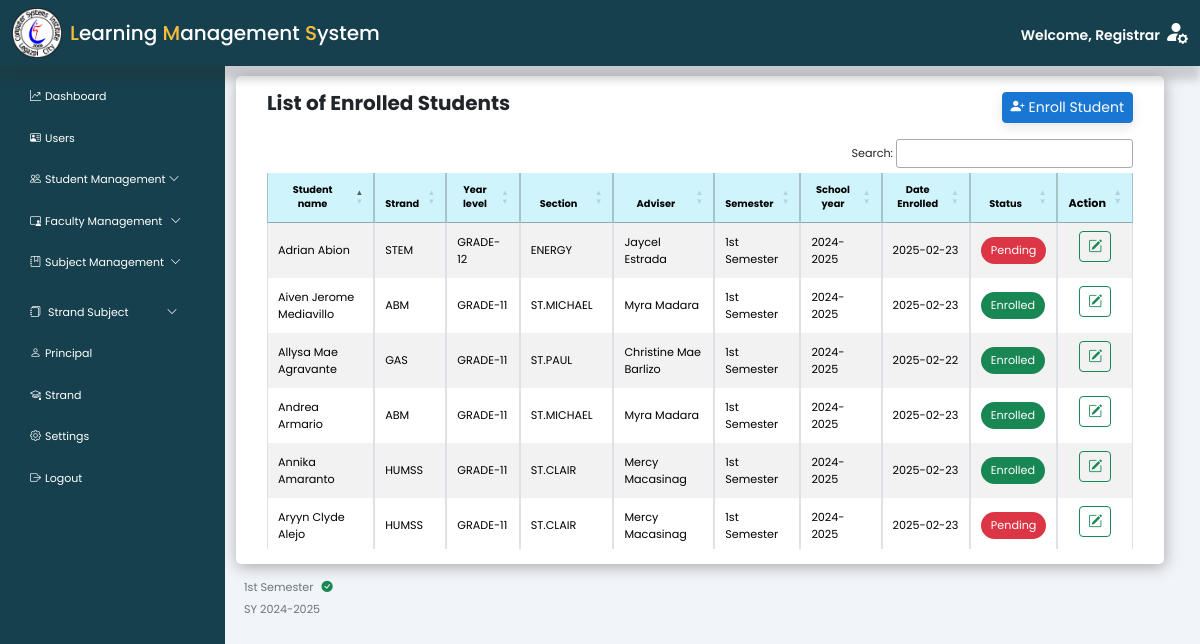
Page /admin/index.php?page=enrolled (signed in) on the committed database.
### tables this page shows
CREATE TABLE `enroll` (
  `stu_lrn` varchar(12) NOT NULL COMMENT 'STUDENT LRN',
  `section_code` varchar(50) NOT NULL COMMENT 'SECTION NAME',
  `semester` varchar(50) NOT NULL COMMENT 'set semester',
  `school_year` varchar(30) NOT NULL COMMENT 'set school year',
  `date_enroll` date DEFAULT NULL,
  `enroll_status` varchar(30) NOT NULL,
  `current_school` varchar(70) NOT NULL,
  `school_id` mediumint UNSIGNED DEFAULT NULL,
  `school_address` varchar(100) NOT NULL,
  `school_type` varchar(30) NOT NULL,
  `requirements_submit` varchar(100) DEFAULT NULL
);

CREATE TABLE `strand` (
  `strand_code` varchar(50) NOT NULL,
  `strand_name` varchar(30) DEFAULT NULL,
  `strand_desc` varchar(100) DEFAULT NULL
);

CREATE TABLE `section` (
  `section_code` varchar(50) NOT NULL,
  `strand_code` varchar(50) DEFAULT NULL,
  `grade_lvl` varchar(30) NOT NULL,
  `section_name` varchar(20) NOT NULL,
  `school_year` varchar(10) NOT NULL,
  `teacher_id` varchar(50) NOT NULL,
  `date_created` date NOT NULL
);

### admin/includes/forms/enrollmentform.php (called while the page is built, shortened)
<?php
$mySQLFunction->connection();
$activeSchoolYears = $mySQLFunction->checkSyStatus('sy');
$activeSem = $mySQLFunction->checkSemStatus('semester');
?>

### includes/dbh-inc.php (called while the page is built)
<?php
include "function.php";
$mySQLFunction = new myDataBase(
    "jsftj8ez0cevjz8v.cbetxkdyhwsb.us-east-1.rds.amazonaws.com",
    "dui2ff3pt215060n",
    "y45buvc5ksp80l01",
    "rw73o3ap7n2qe5xr"
);

### includes/function.php (called while the page is built, shortened)
<?php
class myDataBase
{
    private $hostname;
    private $username;
    private $password;
    private $database;
    public $con;
    public function __construct($hostname, $username, $password, $database)
    {
        $this->hostname = $hostname;
        $this->username = $username;
        $this->password = $password;
        $this->database = $database;
    }
    public function connection()
    {
        try {
            if (!$this->con) {
                $this->con = mysqli_connect($this->hostname, $this->username, $this->password, $this->database);
                if ($this->con) {
                    return true;
                } else {
                    return false;
                }
            } else {
                return true;
            }
        } catch (mysqli_sql_exception $e) {
            echo $e;
        }
    }
    public function disconnect()
    {
        if ($this->con) {
            if (mysqli_close($this->con)) {
                $this->con = false;
                return true;
            } else {
                return false;
            }
        } else {
            return true;
        }
    }
    public function checkSyStatus($table)
    {
        $sql = "SELECT `school_year`
                FROM `$table`
                WHERE `status` = 'Active'";
        $result = $this->con->query($sql);
        if ($result->num_rows > 0) {
            $activeSchoolYear = [];
            while ($row = $result->fetch_assoc()) {
                $activeSchoolYear[] = $row['school_year'];
            }
            return $activeSchoolYear;
        } else {
            return [];
        }
    }
    public function checkSemStatus($table)
    {
        $semesters = [];
        $sql = "SELECT `semester_name`
                FROM `$table`
                WHERE `status` = 'Active'";
        $result = $this->con->query($sql);
        if ($result && $result->num_rows > 0) {
            while ($row = $result->fetch_assoc()) {
                $semesters[] = $row['semester_name'];
            }
            return $semesters;
        } else {
            return [];
        }
    }
    public function getEnroll($row = null, $value = null)
    {
        $activeSemesters = $this->checkSemStatus('semester');
        $activeSemesterCondition = "enroll.semester IN ('" . implode("','", $activeSemesters) . "')";
        if ($row != null && $value != null) {
            $sql = "SELECT
             `enroll`.`stu_lrn`,
             `student`.`stu_address`,
             `student`.`stu_contact`,
             `student`.`stu_gender`,
             `student`.`stu_email`,
             `student`.`stu_pob`,
             `student`.`stu_dob`,
             `student`.`father_name`,
             `student`.`mother_name`,
             `student`.`parent_contact`,
             CONCAT(`student`.`stu_fname`, ' ', `student`.`stu_lname`) AS student,
             `enroll`.`section_code`,
             `section`.`section_code`,
             `section`.`strand_code`,
             `strand`.`strand_name`,
             `strand`.`strand_desc`,   -- Fetching the strand_name from the strand table
             `section`.`section_name`,
             `section`.`grade_lvl`,
             `section`.`teacher_id`,
             CONCAT(`teacher`.`teacher_fname`, ' ', `teacher`.`teacher_lname`) AS adviser,
             `enroll`.`semester` AS enroll_semester,
             `enroll`.`school_year` AS sy,
             `enroll`.`date_enroll`,
             `enroll`.`enroll_status`,
             `enroll`.`current_school`,
             `enroll`.`school_id`,
             `enroll`.`school_address`,
             `enroll`.`school_type`,
             `enroll`.`requirements_submit`
         FROM `enroll`
         INNER JOIN `student` ON `enroll`.`stu_lrn` = `student`.`stu_lrn`
         INNER JOIN `section` ON `enroll`.`section_code` = `section`.`section_code`
         INNER JOIN `strand` ON `section`.`strand_code` = `strand`.`strand_code`  -- Joining the strand table
         INNER JOIN `teacher` ON `section`.`teacher_id` = `teacher`.`teacher_id` -- Joining the teacher table
         WHERE `enroll`.`$row` = '$value' AND $activeSemesterCondition";
            $stored = ($this->con->query($sql))->fetch_assoc();
            return $stored;
        } else {
            $sql = "SELECT
             `enroll`.`stu_lrn`,
             `student`.`stu_address`,
             `student`.`stu_contact`,
             `student`.`stu_gender`,
             `student`.`stu_email`,
             `student`.`stu_pob`,
             `student`.`stu_dob`,
             `student`.`father_name`,
             `student`.`mother_name`,
             `student`.`parent_contact`,
             CONCAT(`student`.`stu_fname`, ' ', `student`.`stu_lname`) AS student,
             `section`.`strand_code`,
             `strand`.`strand_name`,
             `strand`.`strand_desc`,  -- Fetching the strand_name from the strand table
             `section`.`section_name`,
             `section`.`grade_lvl`,
             `section`.`teacher_id`,
             CONCAT(`teacher`.`teacher_fname`, ' ', `teacher`.`teacher_lname`) AS adviser,
             `enroll`.`semester` AS enroll_semester,
             `enroll`.`school_year` AS sy,
             `enroll`.`date_enroll`,
             `enroll`.`enroll_status`,
             `enroll`.`current_school`,
             `enroll`.`school_id`,
             `enroll`.`school_address`,
             `enroll`.`school_type`,
             `enroll`.`requirements_submit`
         FROM `enroll`
         INNER JOIN `student` ON `enroll`.`stu_lrn` = `student`.`stu_lrn`
         INNER JOIN `section` ON `enroll`.`section_code` = `section`.`section_code`
         INNER JOIN `strand` ON `section`.`strand_code` = `strand`.`strand_code`  -- Joining the strand table
         INNER JOIN `teacher` ON `section`.`teacher_id` = `teacher`.`teacher_id` -- Joining the teacher table
         WHERE $activeSemesterCondition -- Add semester condition
         ORDER BY `student`.`stu_fname`";
            $stored = ($this->con->query($sql))->fetch_all(MYSQLI_ASSOC);
            return $stored;
        }
    }
}

### admin/enrolled.php (the view, shortened to what this page needs)
<?php
include "../includes/dbh-inc.php";
?>
<?php
include "../admin/includes/Forms/enrollmentform.php";
?>
<main class="col-md-9 ms-sm-auto col-lg-10 px-md-4 mt-5 pt-1">
    <div class="container">
        <div class="row">
            <div class="col-12">
                <div class="data-table">
                    <div class="d-flex justify-content-between flex-wrap flex-md-nowrap align-items-center mb-3  ms-3 me-3">
                        <h5 class="fw-bold">List of Enrolled Students</h5>
                        <button type="button" class="btn btn-primary btn-sm btn-animate" data-bs-toggle="modal" data-bs-target="#enroll" data-bs-whatever="@fat">
                            <i class="bi bi-person-plus-fill me-1"></i>Enroll Student
                        </button>
                    </div>
                    <div class="table-responsive small ms-3 me-3">
                        <table id="enrollTable" class="table table-bordered table-striped table-sm align-middle">
                            <thead class="table-info">
                                <tr>
                                    <th scope="col" class="small text-center">Student name</th>
                                    <th scope="col" class="small text-center">Strand</th>
                                    <th scope="col" class="small text-center">Year level</th>
                                    <th scope="col" class="small text-center">Section</th>
                                    <th scope="col" class="small text-center">Adviser</th>
                                    <th scope="col" class="small text-center">Semester</th>
                                    <th scope="col" class="small text-center">School year</th>
                                    <th scope="col" class="small text-center">Date Enrolled</th>
                                    <th scope="col" class="small text-center">Status</th>
                                    <th scope="col" class="text-center">Action</th>
                                </tr>
                            </thead>
                            <tbody>
                                <?php
                                $mySQLFunction->connection();
                                $result = $mySQLFunction->getEnroll();
                                if (!empty($result)) {
                                    foreach ($result as $row) {
                                        $statusStyle = $row["enroll_status"] !== "Enrolled"
                                            ? 'background-color:  #dc3545; color: white; padding: 5px 10px; border-radius: 15px; display: inline-block;'
                                            : 'background-color: #198754; color: white; padding: 5px 10px; border-radius: 15px; display: inline-block;';
                                        echo '<tr>';
                                        echo '<td>' . ucwords(strtolower($row["student"])) . '</td>';
                                        echo '<td>' . $row["strand_name"] . '</td>';
                                        echo '<td>' . $row["grade_lvl"] . '</td>';
                                        echo '<td>' . $row["section_name"] . '</td>';
                                        echo '<td>' . ucwords(strtolower($row["adviser"])) . '</td>';
                                        echo '<td>' . $row["enroll_semester"] . '</td>';
                                        echo '<td>' . $row["sy"] . '</td>';
                                        echo '<td>' . $row["date_enroll"] . '</td>';
                                        echo '<td><span style="' . $statusStyle . '">' . ucwords(strtolower($row["enroll_status"])) . '</span></td>';
                                        echo '
                                        <td class="d-flex justify-content-center pt-2 pb-3 ">
                                            <button class="btn btn-sm btn-outline-success" data-bs-toggle="modal" data-bs-target="#edit_enrolled' . urlencode($row['stu_lrn']) . '">
                                                <i class="bi bi-pencil-square"></i>
                                            </button>
                                        </td>
                                            ';
                                        echo '</tr>';
                                    }
                                }
                                echo '</tbody>';
                                echo '</table>';
                                ?>
                    </div>
                </div>
            </div>
        </div>
        <div class="ms-2">
            <?php
            if (!empty($activeSchoolYears && !empty($activeSem))) {
                foreach ($activeSchoolYears as $index => $schoolYear) {
                    echo '<div class="me-3  text-sm date-display">' . htmlspecialchars($activeSem[$index]) . '<i class="bi bi-check-circle-fill text-success ms-2"></i> </div>';
                    echo '<span class="date-display  text-sm">SY ' . htmlspecialchars($schoolYear) . '</span>';;
                }
            } else {
                echo '<div class="alert alert-warning  text-sm">No school year and semester found.</div>';
            }
            ?>
        </div>
    </div>
</main>

### assets/css/admin.css (style rules this page uses)
body { font-family: "Poppins", sans-serif; background-color: #f1f4f9; }
.btn-primary { background-color: #1976d2; border-color: #1976d2; transition: background-color 0.3s ease; }
.date-display { color: #6c757d; }
.data-table { background: #fff; padding: 15px; margin-bottom: 15px; box-shadow: 1px 3px 15px #aaa; border-radius: 5px; align-items: center; justify-content: center; }
.table-responsive { max-height: 410px; overflow-y: auto; }
.btn-animate { transition: all 0.3s ease-in-out; box-shadow: 0 4px 12px rgba(0, 0, 0, 0.1); }
.text-sm { font-size: 0.7em; }

### admin/enrolled.php (style rules this page uses)
.data-table { font-size: 0.8em; }

### rows in the picture
enroll: student "Adrian Abion", strand.strand_name "STEM", section_code.grade_lvl "GRADE-12", section_code.section_name "ENERGY", adviser "Jaycel Estrada", semester "1st Semester", school_year "2024-2025", date_enroll "2025-02-23", enroll_status "Pending"
enroll: student "Aiven Jerome Mediavillo", strand.strand_name "ABM", section_code.grade_lvl "GRADE-11", section_code.section_name "ST.MICHAEL", adviser "Myra Madara", semester "1st Semester", school_year "2024-2025", date_enroll "2025-02-23", enroll_status "Enrolled"
enroll: student "Allysa Mae Agravante", strand.strand_name "GAS", section_code.grade_lvl "GRADE-11", section_code.section_name "ST.PAUL", adviser "Christine Mae Barlizo", semester "1st Semester", school_year "2024-2025", date_enroll "2025-02-22", enroll_status "Enrolled"
enroll: student "Andrea Armario", strand.strand_name "ABM", section_code.grade_lvl "GRADE-11", section_code.section_name "ST.MICHAEL", adviser "Myra Madara", semester "1st Semester", school_year "2024-2025", date_enroll "2025-02-23", enroll_status "Enrolled"
enroll: student "Annika Amaranto", strand.strand_name "HUMSS", section_code.grade_lvl "GRADE-11", section_code.section_name "ST.CLAIR", adviser "Mercy Macasinag", semester "1st Semester", school_year "2024-2025", date_enroll "2025-02-23", enroll_status "Enrolled"
enroll: student "Aryyn Clyde Alejo", strand.strand_name "HUMSS", section_code.grade_lvl "GRADE-11", section_code.section_name "ST.CLAIR", adviser "Mercy Macasinag", semester "1st Semester", school_year "2024-2025", date_enroll "2025-02-23", enroll_status "Pending"

### other values in the picture
$_SESSION["user_role"] "Registrar"
$activeSem[$index] "1st Semester"
$schoolYear "2024-2025"
